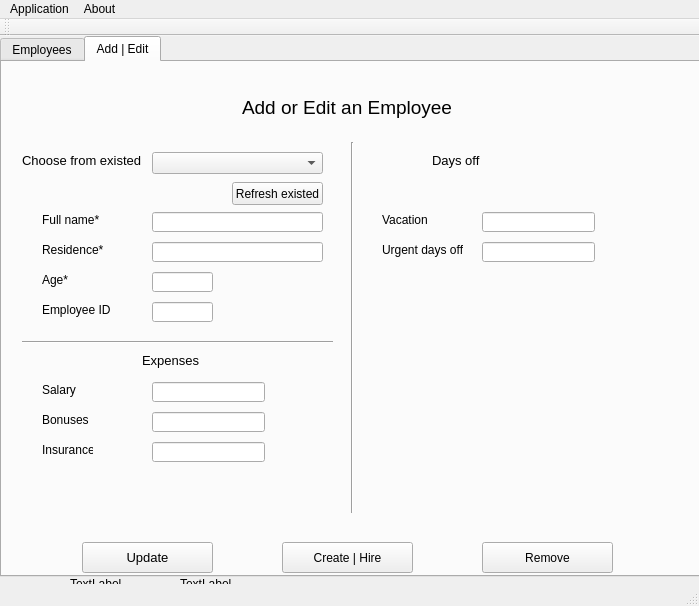
<?xml version="1.0" encoding="UTF-8"?>
<ui version="4.0">
 <class>MainWindow</class>
 <widget class="QMainWindow" name="MainWindow">
  <property name="geometry">
   <rect>
    <x>0</x>
    <y>0</y>
    <width>699</width>
    <height>606</height>
   </rect>
  </property>
  <property name="windowTitle">
   <string>MainWindow</string>
  </property>
  <widget class="QWidget" name="centralWidget">
   <widget class="QTabWidget" name="employees">
    <property name="geometry">
     <rect>
      <x>0</x>
      <y>0</y>
      <width>701</width>
      <height>541</height>
     </rect>
    </property>
    <property name="currentIndex">
     <number>1</number>
    </property>
    <widget class="QWidget" name="tab_6">
     <attribute name="title">
      <string>Employees</string>
     </attribute>
     <widget class="QLabel" name="label_19">
      <property name="geometry">
       <rect>
        <x>250</x>
        <y>10</y>
        <width>271</width>
        <height>41</height>
       </rect>
      </property>
      <property name="font">
       <font>
        <pointsize>14</pointsize>
       </font>
      </property>
      <property name="mouseTracking">
       <bool>false</bool>
      </property>
      <property name="text">
       <string>Information of total employees</string>
      </property>
     </widget>
     <widget class="QLineEdit" name="lineEdit_10">
      <property name="geometry">
       <rect>
        <x>140</x>
        <y>100</y>
        <width>81</width>
        <height>20</height>
       </rect>
      </property>
     </widget>
     <widget class="QLabel" name="label_20">
      <property name="geometry">
       <rect>
        <x>30</x>
        <y>100</y>
        <width>111</width>
        <height>16</height>
       </rect>
      </property>
      <property name="text">
       <string>Number of Employees</string>
      </property>
     </widget>
     <widget class="QLabel" name="label_21">
      <property name="geometry">
       <rect>
        <x>30</x>
        <y>130</y>
        <width>91</width>
        <height>16</height>
       </rect>
      </property>
      <property name="text">
       <string>Currently working</string>
      </property>
     </widget>
     <widget class="QLabel" name="label_22">
      <property name="geometry">
       <rect>
        <x>30</x>
        <y>160</y>
        <width>111</width>
        <height>16</height>
       </rect>
      </property>
      <property name="text">
       <string>Currently at vacation</string>
      </property>
     </widget>
     <widget class="QLineEdit" name="lineEdit_11">
      <property name="geometry">
       <rect>
        <x>140</x>
        <y>130</y>
        <width>81</width>
        <height>20</height>
       </rect>
      </property>
     </widget>
     <widget class="QLineEdit" name="lineEdit_12">
      <property name="geometry">
       <rect>
        <x>140</x>
        <y>160</y>
        <width>81</width>
        <height>20</height>
       </rect>
      </property>
     </widget>
     <widget class="QLabel" name="label_23">
      <property name="geometry">
       <rect>
        <x>30</x>
        <y>190</y>
        <width>101</width>
        <height>16</height>
       </rect>
      </property>
      <property name="text">
       <string>At business trip</string>
      </property>
     </widget>
     <widget class="QLineEdit" name="lineEdit_13">
      <property name="geometry">
       <rect>
        <x>140</x>
        <y>190</y>
        <width>81</width>
        <height>20</height>
       </rect>
      </property>
     </widget>
     <widget class="Line" name="line_4">
      <property name="geometry">
       <rect>
        <x>240</x>
        <y>90</y>
        <width>20</width>
        <height>131</height>
       </rect>
      </property>
      <property name="orientation">
       <enum>Qt::Vertical</enum>
      </property>
     </widget>
     <widget class="QLabel" name="label_24">
      <property name="geometry">
       <rect>
        <x>70</x>
        <y>60</y>
        <width>141</width>
        <height>16</height>
       </rect>
      </property>
      <property name="font">
       <font>
        <pointsize>10</pointsize>
       </font>
      </property>
      <property name="text">
       <string>Counting the numbers</string>
      </property>
     </widget>
     <widget class="QLabel" name="label_25">
      <property name="geometry">
       <rect>
        <x>270</x>
        <y>100</y>
        <width>91</width>
        <height>16</height>
       </rect>
      </property>
      <property name="text">
       <string>Total Salary given</string>
      </property>
     </widget>
     <widget class="QLineEdit" name="lineEdit_14">
      <property name="geometry">
       <rect>
        <x>370</x>
        <y>100</y>
        <width>113</width>
        <height>20</height>
       </rect>
      </property>
     </widget>
     <widget class="QLabel" name="label_26">
      <property name="geometry">
       <rect>
        <x>350</x>
        <y>60</y>
        <width>111</width>
        <height>16</height>
       </rect>
      </property>
      <property name="font">
       <font>
        <pointsize>10</pointsize>
       </font>
      </property>
      <property name="text">
       <string>Expenses</string>
      </property>
     </widget>
     <widget class="QLabel" name="label_27">
      <property name="geometry">
       <rect>
        <x>270</x>
        <y>130</y>
        <width>101</width>
        <height>16</height>
       </rect>
      </property>
      <property name="text">
       <string>Total Bonuses given</string>
      </property>
     </widget>
     <widget class="QLineEdit" name="lineEdit_15">
      <property name="geometry">
       <rect>
        <x>370</x>
        <y>130</y>
        <width>113</width>
        <height>20</height>
       </rect>
      </property>
     </widget>
     <widget class="QLabel" name="label_28">
      <property name="geometry">
       <rect>
        <x>570</x>
        <y>60</y>
        <width>111</width>
        <height>16</height>
       </rect>
      </property>
      <property name="font">
       <font>
        <pointsize>10</pointsize>
       </font>
      </property>
      <property name="text">
       <string>Employees needed</string>
      </property>
     </widget>
     <widget class="Line" name="line_5">
      <property name="geometry">
       <rect>
        <x>500</x>
        <y>90</y>
        <width>20</width>
        <height>131</height>
       </rect>
      </property>
      <property name="orientation">
       <enum>Qt::Vertical</enum>
      </property>
     </widget>
     <widget class="QLabel" name="label_29">
      <property name="geometry">
       <rect>
        <x>530</x>
        <y>100</y>
        <width>81</width>
        <height>16</height>
       </rect>
      </property>
      <property name="text">
       <string>TextLabel</string>
      </property>
     </widget>
    </widget>
    <widget class="QWidget" name="tab_7">
     <attribute name="title">
      <string>Add | Edit</string>
     </attribute>
     <widget class="QComboBox" name="comboBox_existed">
      <property name="geometry">
       <rect>
        <x>150</x>
        <y>90</y>
        <width>171</width>
        <height>22</height>
       </rect>
      </property>
     </widget>
     <widget class="QLabel" name="label_30">
      <property name="geometry">
       <rect>
        <x>240</x>
        <y>30</y>
        <width>241</width>
        <height>31</height>
       </rect>
      </property>
      <property name="font">
       <font>
        <pointsize>14</pointsize>
       </font>
      </property>
      <property name="text">
       <string>Add or Edit an Employee</string>
      </property>
     </widget>
     <widget class="QLabel" name="label_31">
      <property name="geometry">
       <rect>
        <x>430</x>
        <y>90</y>
        <width>71</width>
        <height>16</height>
       </rect>
      </property>
      <property name="font">
       <font>
        <pointsize>10</pointsize>
       </font>
      </property>
      <property name="text">
       <string>Days off</string>
      </property>
     </widget>
     <widget class="QLabel" name="label_32">
      <property name="geometry">
       <rect>
        <x>20</x>
        <y>90</y>
        <width>121</width>
        <height>16</height>
       </rect>
      </property>
      <property name="font">
       <font>
        <pointsize>10</pointsize>
       </font>
      </property>
      <property name="text">
       <string>Choose from existed</string>
      </property>
     </widget>
     <widget class="Line" name="line_6">
      <property name="geometry">
       <rect>
        <x>340</x>
        <y>80</y>
        <width>21</width>
        <height>371</height>
       </rect>
      </property>
      <property name="orientation">
       <enum>Qt::Vertical</enum>
      </property>
     </widget>
     <widget class="QLabel" name="label_33">
      <property name="geometry">
       <rect>
        <x>40</x>
        <y>150</y>
        <width>61</width>
        <height>16</height>
       </rect>
      </property>
      <property name="text">
       <string>Full name*</string>
      </property>
     </widget>
     <widget class="QLabel" name="label_34">
      <property name="geometry">
       <rect>
        <x>40</x>
        <y>210</y>
        <width>61</width>
        <height>16</height>
       </rect>
      </property>
      <property name="text">
       <string>Age*</string>
      </property>
     </widget>
     <widget class="QLabel" name="label_35">
      <property name="geometry">
       <rect>
        <x>40</x>
        <y>180</y>
        <width>61</width>
        <height>16</height>
       </rect>
      </property>
      <property name="text">
       <string>Residence*</string>
      </property>
     </widget>
     <widget class="QLineEdit" name="lineEdit_fullName">
      <property name="geometry">
       <rect>
        <x>150</x>
        <y>150</y>
        <width>171</width>
        <height>20</height>
       </rect>
      </property>
     </widget>
     <widget class="QLineEdit" name="lineEdit_age">
      <property name="geometry">
       <rect>
        <x>150</x>
        <y>210</y>
        <width>61</width>
        <height>20</height>
       </rect>
      </property>
     </widget>
     <widget class="QLineEdit" name="lineEdit_residence">
      <property name="geometry">
       <rect>
        <x>150</x>
        <y>180</y>
        <width>171</width>
        <height>20</height>
       </rect>
      </property>
     </widget>
     <widget class="QLabel" name="label_36">
      <property name="geometry">
       <rect>
        <x>40</x>
        <y>240</y>
        <width>71</width>
        <height>16</height>
       </rect>
      </property>
      <property name="text">
       <string>Employee ID</string>
      </property>
     </widget>
     <widget class="QPushButton" name="pushButton_2">
      <property name="geometry">
       <rect>
        <x>80</x>
        <y>480</y>
        <width>131</width>
        <height>31</height>
       </rect>
      </property>
      <property name="font">
       <font>
        <pointsize>10</pointsize>
       </font>
      </property>
      <property name="text">
       <string>Update</string>
      </property>
     </widget>
     <widget class="QLineEdit" name="lineEdit_ID">
      <property name="geometry">
       <rect>
        <x>150</x>
        <y>240</y>
        <width>61</width>
        <height>20</height>
       </rect>
      </property>
      <property name="readOnly">
       <bool>true</bool>
      </property>
     </widget>
     <widget class="QLabel" name="label_37">
      <property name="geometry">
       <rect>
        <x>140</x>
        <y>290</y>
        <width>61</width>
        <height>16</height>
       </rect>
      </property>
      <property name="font">
       <font>
        <pointsize>10</pointsize>
       </font>
      </property>
      <property name="text">
       <string>Expenses</string>
      </property>
     </widget>
     <widget class="Line" name="line_7">
      <property name="geometry">
       <rect>
        <x>20</x>
        <y>270</y>
        <width>311</width>
        <height>20</height>
       </rect>
      </property>
      <property name="orientation">
       <enum>Qt::Horizontal</enum>
      </property>
     </widget>
     <widget class="QLabel" name="label_38">
      <property name="geometry">
       <rect>
        <x>40</x>
        <y>320</y>
        <width>71</width>
        <height>16</height>
       </rect>
      </property>
      <property name="text">
       <string>Salary</string>
      </property>
     </widget>
     <widget class="QLabel" name="label_39">
      <property name="geometry">
       <rect>
        <x>40</x>
        <y>350</y>
        <width>71</width>
        <height>16</height>
       </rect>
      </property>
      <property name="text">
       <string>Bonuses</string>
      </property>
     </widget>
     <widget class="QLabel" name="label_40">
      <property name="geometry">
       <rect>
        <x>40</x>
        <y>380</y>
        <width>51</width>
        <height>16</height>
       </rect>
      </property>
      <property name="text">
       <string>Insurance</string>
      </property>
     </widget>
     <widget class="QLineEdit" name="lineEdit_salary">
      <property name="geometry">
       <rect>
        <x>150</x>
        <y>320</y>
        <width>113</width>
        <height>20</height>
       </rect>
      </property>
     </widget>
     <widget class="QLineEdit" name="lineEdit_bonuses">
      <property name="geometry">
       <rect>
        <x>150</x>
        <y>350</y>
        <width>113</width>
        <height>20</height>
       </rect>
      </property>
     </widget>
     <widget class="QLineEdit" name="lineEdit_insurance">
      <property name="geometry">
       <rect>
        <x>150</x>
        <y>380</y>
        <width>113</width>
        <height>20</height>
       </rect>
      </property>
     </widget>
     <widget class="QPushButton" name="createHire">
      <property name="geometry">
       <rect>
        <x>280</x>
        <y>480</y>
        <width>131</width>
        <height>31</height>
       </rect>
      </property>
      <property name="text">
       <string>Create | Hire</string>
      </property>
     </widget>
     <widget class="QPushButton" name="pushButton_4">
      <property name="geometry">
       <rect>
        <x>480</x>
        <y>480</y>
        <width>131</width>
        <height>31</height>
       </rect>
      </property>
      <property name="text">
       <string>Remove</string>
      </property>
     </widget>
     <widget class="QLabel" name="label_3">
      <property name="geometry">
       <rect>
        <x>380</x>
        <y>150</y>
        <width>71</width>
        <height>16</height>
       </rect>
      </property>
      <property name="text">
       <string>Vacation</string>
      </property>
     </widget>
     <widget class="QLabel" name="label_4">
      <property name="geometry">
       <rect>
        <x>380</x>
        <y>180</y>
        <width>81</width>
        <height>16</height>
       </rect>
      </property>
      <property name="text">
       <string>Urgent days off</string>
      </property>
     </widget>
     <widget class="QLineEdit" name="lineEdit_vacation">
      <property name="geometry">
       <rect>
        <x>480</x>
        <y>150</y>
        <width>113</width>
        <height>20</height>
       </rect>
      </property>
     </widget>
     <widget class="QLineEdit" name="lineEdit_urgentdays">
      <property name="geometry">
       <rect>
        <x>480</x>
        <y>180</y>
        <width>113</width>
        <height>20</height>
       </rect>
      </property>
     </widget>
     <widget class="QPushButton" name="refreshExistedButton">
      <property name="geometry">
       <rect>
        <x>230</x>
        <y>120</y>
        <width>91</width>
        <height>23</height>
       </rect>
      </property>
      <property name="text">
       <string>Refresh existed</string>
      </property>
     </widget>
    </widget>
   </widget>
   <widget class="QLabel" name="label">
    <property name="geometry">
     <rect>
      <x>70</x>
      <y>540</y>
      <width>81</width>
      <height>16</height>
     </rect>
    </property>
    <property name="text">
     <string>TextLabel</string>
    </property>
   </widget>
   <widget class="QLabel" name="label_2">
    <property name="geometry">
     <rect>
      <x>180</x>
      <y>540</y>
      <width>101</width>
      <height>16</height>
     </rect>
    </property>
    <property name="text">
     <string>TextLabel</string>
    </property>
   </widget>
  </widget>
  <widget class="QMenuBar" name="menuBar">
   <property name="geometry">
    <rect>
     <x>0</x>
     <y>0</y>
     <width>699</width>
     <height>21</height>
    </rect>
   </property>
   <widget class="QMenu" name="menuApplication">
    <property name="title">
     <string>Application</string>
    </property>
    <addaction name="actionClose"/>
   </widget>
   <widget class="QMenu" name="menuInformation">
    <property name="title">
     <string>About</string>
    </property>
   </widget>
   <addaction name="menuApplication"/>
   <addaction name="menuInformation"/>
  </widget>
  <widget class="QToolBar" name="mainToolBar">
   <attribute name="toolBarArea">
    <enum>TopToolBarArea</enum>
   </attribute>
   <attribute name="toolBarBreak">
    <bool>false</bool>
   </attribute>
  </widget>
  <widget class="QStatusBar" name="statusBar"/>
  <action name="actionClose">
   <property name="text">
    <string>Close</string>
   </property>
  </action>
 </widget>
 <layoutdefault spacing="6" margin="11"/>
 <resources/>
 <connections/>
</ui>
